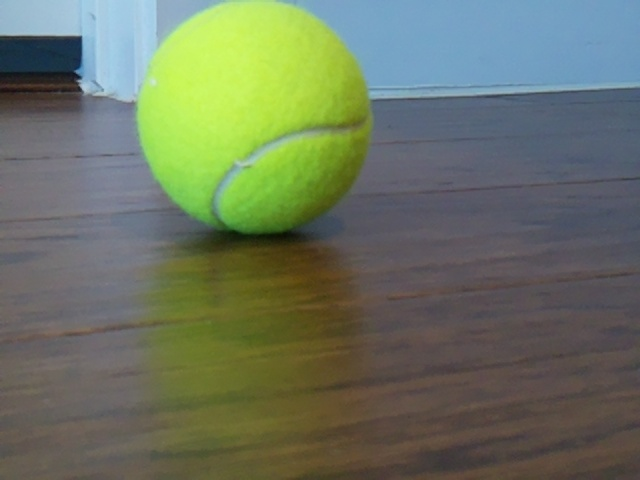
#> input picture data_sets/data_set_ball/images/ball_20250223_165637_543591.jpg, 640 x 480 px
$ python -i ball_detect_2.py   (imports and definitions only)
#> lines starting #> are read from the running program, lines starting #| are printed output that depends on the picture; after the words box and inside, x2 and y2 are one past the last pixel; in counts of white or black regions, pixels touching at a corner belong together
#> further down, picture is the input picture: shape (480, 640, 3); mean B, G, R 96.3, 116.4, 106.8
import cv2
import numpy as np
from picamera2 import Picamera2
import logging
import time

class YellowBallDetector:
    def __init__(self,
                 weights_path='yolov4-tiny.weights',
                 config_path='yolov4-tiny.cfg',
                 coco_path='coco.names'):
        # Logging setup
        logging.basicConfig(level=logging.INFO,
                            format='%(asctime)s - %(levelname)s: %(message)s')
        self.logger = logging.getLogger(__name__)

        # Yellow Ball Specific Color Range (HSV)
        # self.YELLOW_LOWER = np.array([20, 100, 100])
        # self.YELLOW_UPPER = np.array([35, 255, 255])

        self.YELLOW_LOWER = np.array([15, 50, 50])   # More lenient lower bound
        self.YELLOW_UPPER = np.array([40, 255, 255]) # More lenient upper bound

        # Load class names
        try:
            with open(coco_path, 'r') as f:
                self.classes = [line.strip() for line in f.readlines()]
        except FileNotFoundError:
            self.logger.error(f"Class names file not found: {coco_path}")
            self.classes = []

    def detect_yellow_ball(self, frame):
        """
        Specialized yellow ball detection method using color
        """
        # Convert to HSV color space
        hsv_frame = cv2.cvtColor(frame, cv2.COLOR_BGR2HSV)
#> hsv_frame: shape (480, 640, 3); mean H, S, V 68.8, 81, 127.3

        # Create yellow color mask
        yellow_mask = cv2.inRange(hsv_frame, self.YELLOW_LOWER, self.YELLOW_UPPER)
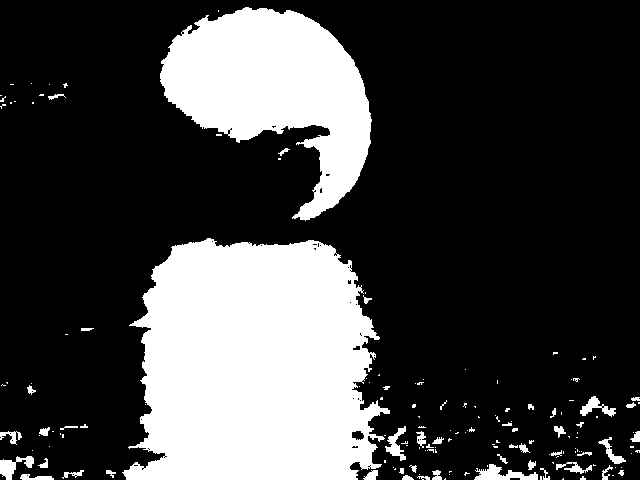
#> yellow_mask: shape (480, 640); 26% white; 155 white regions (108 under 20 px)

        # Visualize the mask (optional)
        cv2.imshow('Yellow Mask', yellow_mask)

        # Find contours of yellow objects
        contours, _ = cv2.findContours(yellow_mask, cv2.RETR_EXTERNAL, cv2.CHAIN_APPROX_SIMPLE)
#> contours = 155 contours, 125 with area under 20; largest, box (x1, y1, x2, y2) and area: (122, 238, 390, 480) 50694, (160, 7, 372, 221) 23918, (474, 464, 538, 480) 420, (0, 456, 34, 480) 316, (580, 396, 616, 417) 242

        # Filter and process contours
        yellow_balls = []
        for contour in contours:
            # Filter contours by area to eliminate noise
            area = cv2.contourArea(contour)
            if area > 90:  # Adjust this threshold as needed
                x, y, w, h = cv2.boundingRect(contour)

                # Optional: Add aspect ratio check to filter round objects
                aspect_ratio = w / float(h)
                if 0.8 <= aspect_ratio <= 1.2:
                    yellow_balls.append((x, y, w, h))
                    self.logger.info(f"Color Detection: Found yellow ball - Area: {area}, Aspect Ratio: {aspect_ratio}")
#> this loop made 155 passes
#> (area, x, y, w, h, aspect_ratio) on passes 10, 28, 29, 35, 66, 81, 89, 114, 138, 155: (94, 20, 474, 34, 6, 5.67), (420.5, 474, 464, 64, 16, 4), (119, 556, 462, 36, 12, 3), (315.5, 0, 456, 34, 24, 1.42), (166.5, 598, 437, 28, 27, 1.04), (91, 0, 431, 22, 14, 1.57), (242, 385, 426, 21, 35, 0.6), (242.5, 580, 396, 36, 21, 1.71), (50693.5, 122, 238, 268, 242, 1.11), (23918, 160, 7, 212, 214, 0.991)
#> area on passes 7, 14, 15, 16, 17, 24: 29, 48.5, 78.5, 23.5, 51.5, 35.5
#> after the loop, yellow_balls = [(598, 437, 28, 27), (122, 238, 268, 242), (160, 7, 212, 214)]

        return yellow_balls


    def process_frame(self, frame):
        """
        Combine color-based and YOLO detection methods
        """
        # Color-based yellow ball detection
        color_detections = self.detect_yellow_ball(frame)
#> color_detections has the same summary as yellow_balls in detect_yellow_ball
        self.logger.info(f"Color Detections: {len(color_detections)}")

        # Draw color-based detections in RED
        for (x, y, w, h) in color_detections:
            cv2.rectangle(frame, (x, y), (x+w, y+h), (0, 0, 255), 2)
            cv2.putText(frame, "Yellow Ball (Color)", (x, y-10),
                        cv2.FONT_HERSHEY_SIMPLEX, 0.5, (0, 0, 255), 2)
#> this loop made 3 passes
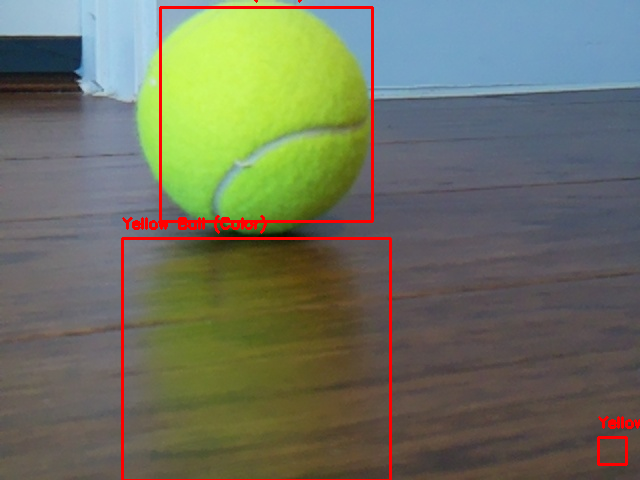
#> frame: shape (480, 640, 3); 2.11% of pixels changed, all inside (x1, y1, x2, y2) = (121, 0, 640, 480)

        return frame

def main():
    # Camera setup
    picam2 = Picamera2()
    config = picam2.create_video_configuration(
        main={"size": (416, 416), "format": "RGB888"}
    )
    picam2.configure(config)
    picam2.start()

    # Initialize detector
    ball_detector = YellowBallDetector()

    try:
        while True:
            frame = picam2.capture_array()

            if frame is not None:
                processed_frame = ball_detector.process_frame(frame)
                cv2.imshow('Yellow Ball Detection', processed_frame)
                cv2.imshow('Detection Mask', cv2.cvtColor(
                    cv2.cvtColor(frame, cv2.COLOR_BGR2HSV),
                    cv2.COLOR_HSV2BGR
                ))

            # Break on 'q' key
            if cv2.waitKey(1) & 0xFF == ord('q'):
                break

    except Exception as e:
        print(f"An error occurred: {e}")

    finally:
        picam2.stop()
        cv2.destroyAllWindows()

# [2 lines not run here, left out]

>>> import cv2
>>> picture = cv2.imread('../data_sets/data_set_ball/images/ball_20250223_165637_543591.jpg')
>>> result = YellowBallDetector().process_frame(picture)

$ run again, on data_sets/data_set_ball/images/ball_20250223_182932_224338.jpg
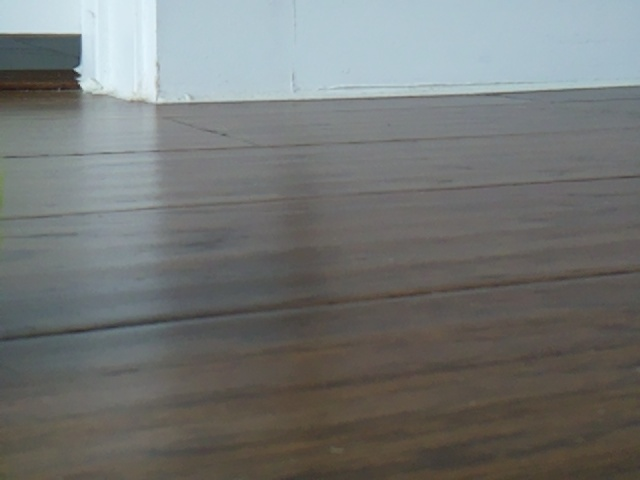
#> input picture data_sets/data_set_ball/images/ball_20250223_182932_224338.jpg, 640 x 480 px
#> picture is the input picture: shape (480, 640, 3); mean B, G, R 116.6, 118.2, 115.7
#> hsv_frame: shape (480, 640, 3); mean H, S, V 58.5, 31.2, 123.5
#> in detect_yellow_ball, `yellow_mask = cv2.inRange(hsv_frame, self.YELLOW_LOWER, self.YELLOW_UP..`:
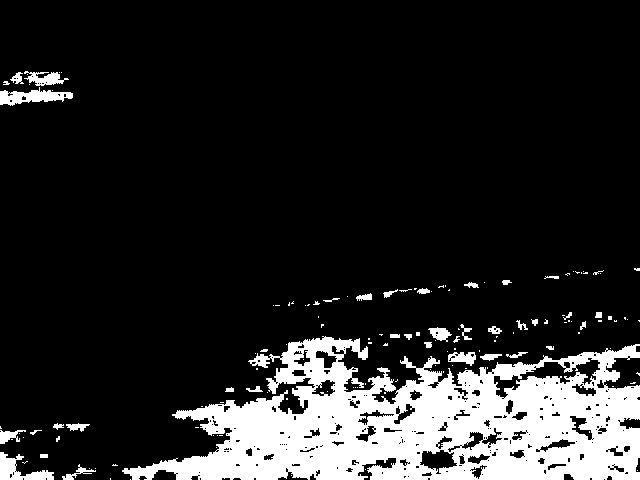
#> yellow_mask: shape (480, 640); 15% white; 140 white regions (104 under 20 px)
#> contours = 136 contours, 107 with area under 20; largest, box (x1, y1, x2, y2) and area: (122, 336, 640, 480) 46303, (0, 87, 73, 106) 669, (0, 452, 54, 480) 600, (24, 71, 69, 86) 279, (448, 352, 476, 366) 226
#> the loop in detect_yellow_ball, `for contour in contours:` made 136 passes
#> (area, x, y, w, h, aspect_ratio) on passes 12, 22, 52, 68, 76, 129, 136: (599.5, 0, 452, 54, 28, 1.93), (145.5, 0, 430, 26, 14, 1.86), (225.5, 448, 352, 28, 14, 2), (46303, 122, 336, 518, 144, 3.6), (174, 428, 327, 24, 15, 1.6), (669, 0, 87, 73, 19, 3.84), (279, 24, 71, 45, 15, 3)
#> after the loop in detect_yellow_ball, `for contour in contours:`: yellow_balls = []
